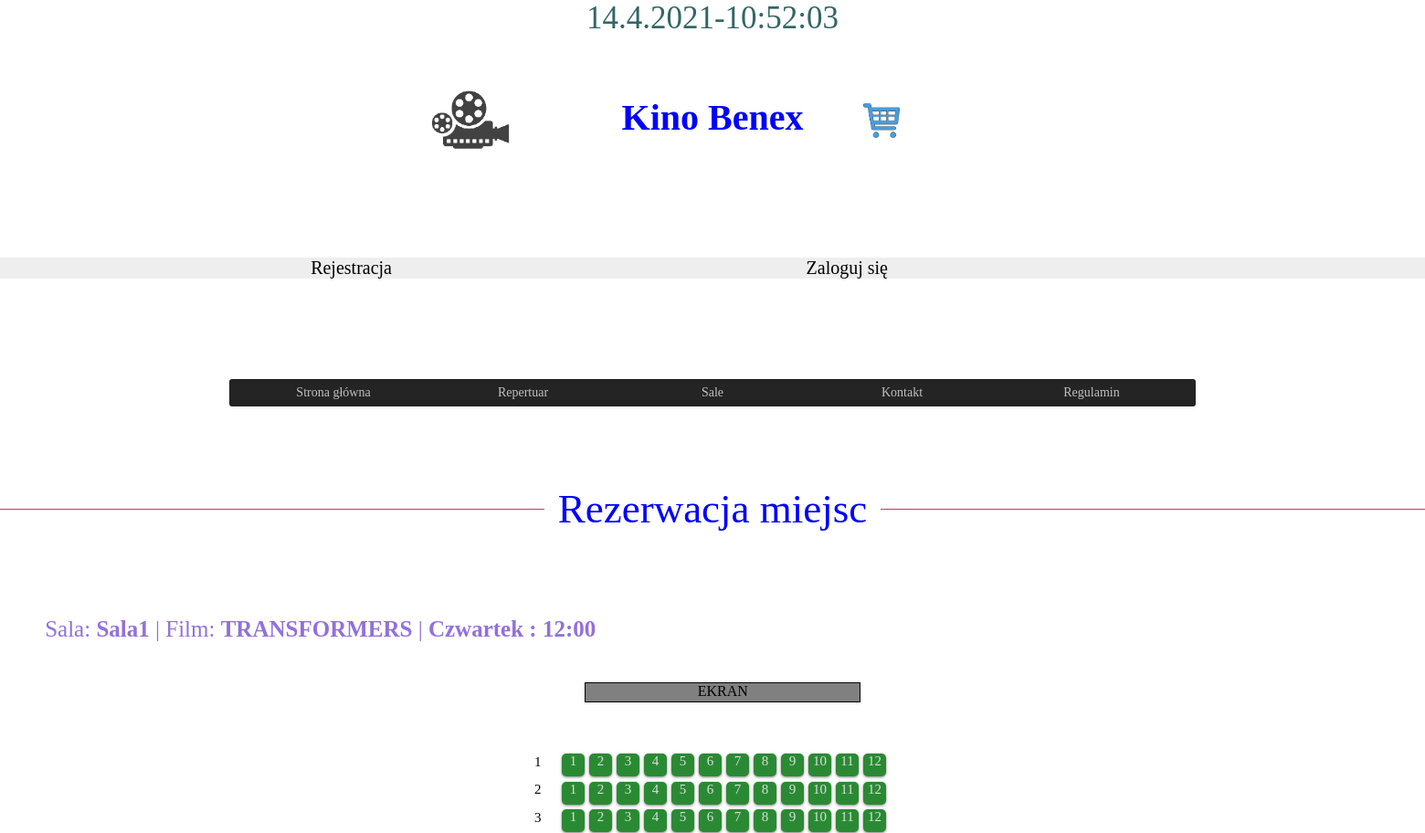
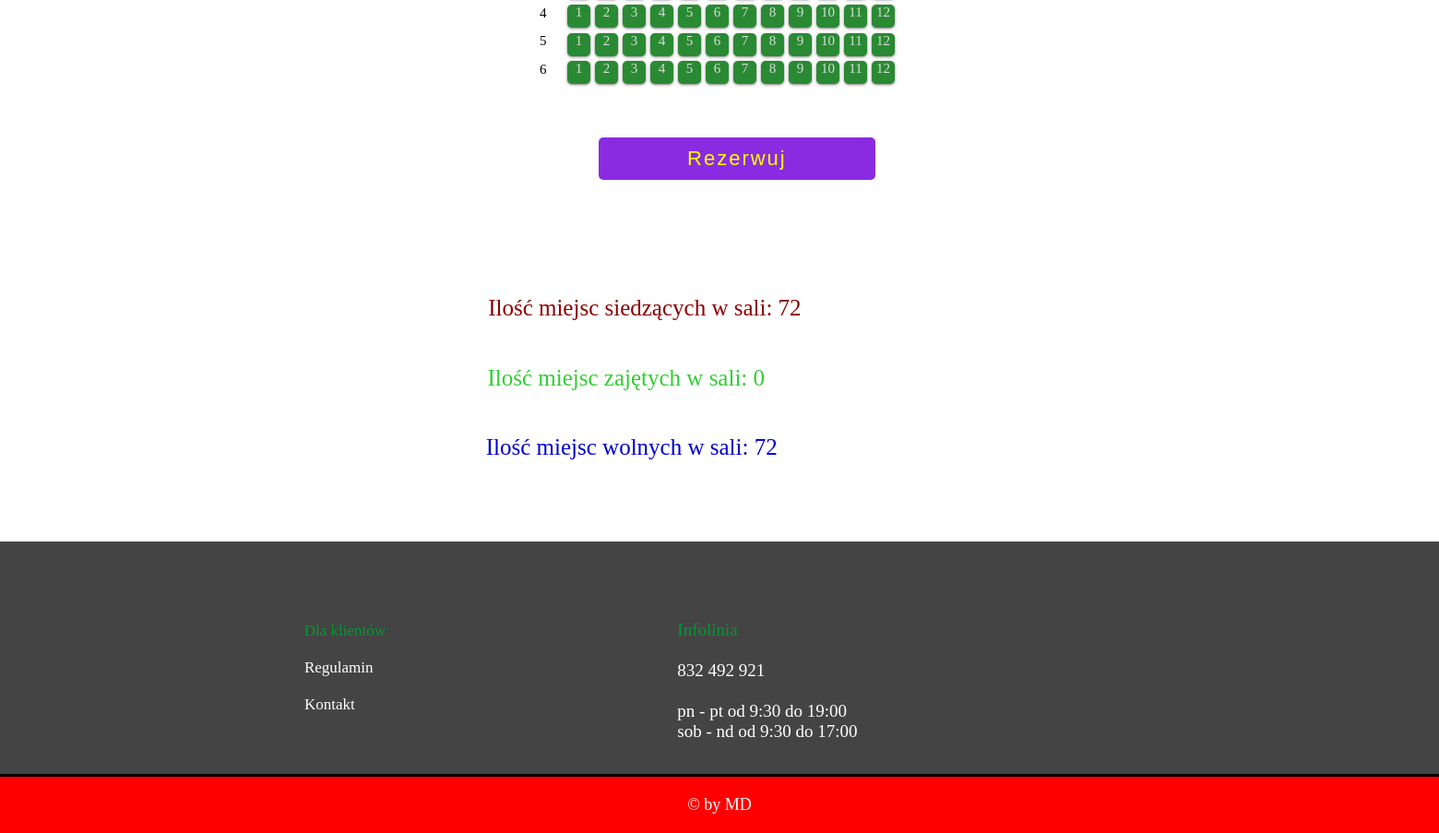
/wybor.php?id_seans=18, run on the app's committed database (2 pictures, top to bottom).
### tables this page shows
CREATE TABLE `sale` (
  `id` int(11) NOT NULL,
  `nazwa` varchar(15) NOT NULL,
  `rzedy` int(11) NOT NULL,
  `miejsca` int(11) NOT NULL
);

CREATE TABLE `seanse` (
  `id` int(11) NOT NULL,
  `nazwa` text NOT NULL,
  `url_zdjec` varchar(70) NOT NULL,
  `id_opisu_zdj` varchar(70) NOT NULL,
  `opis` text NOT NULL,
  `czas_trwania` text NOT NULL,
  `id_sala` int(11) NOT NULL,
  `cena` float NOT NULL,
  `since_day` date DEFAULT NULL
);

CREATE TABLE `godziny_seansu` (
  `id` int(11) NOT NULL,
  `id_seansu` int(11) DEFAULT NULL,
  `id_zapowiedzi` int(11) DEFAULT NULL,
  `day` int(11) NOT NULL,
  `time2` time NOT NULL
);

### wybor.php (the view, shortened to what this page needs)
<?php
include("connect.php");
?>
<!DOCTYPE html>
<html lang="pl">
<head>
<link href="style.css" rel="stylesheet" type="text/css" />
<link href="css/fontello.css" rel="stylesheet" type="text/css" />
<link rel="stylesheet" href="https://maxcdn.bootstrapcdn.com/font-awesome/4.5.0/css/font-awesome.min.css">
</head>
		<body onload="odliczanie();">
		<div id="zegar">
</div>
<header>
<div class="tytulik">
<h1> Kino Benex</h1>
			<a href="index.php"> <img class='logo' src="images/logo2.png" width='170' height'170'></a>
</div>
<div class="koszydiv">
		<a href="wyswietlanie_koszyka.php"> <div class='tooltip3'> <img class='koszyk' src="images/koszyk.jpg" width='40' height'40'></a>
		</div>
<br><br>
<div class="pasreje">
	<?php
	if(isset($id_uzytkownika)!="")
	{echo"<h888>";
		echo"Witaj ".$_SESSION['user']."";
		echo"</h888>";
		echo"<h889>";
			echo "Email:".$_SESSION['email'],"";
			echo"</h888>";
			echo'<li class="Wylogowanie"><a href="logout.php">Wyloguj się!</a></li>';
			if($id_uzytkownika!=5){
		echo'<li class="Konto"><a href="panel_uzytkownika.php">Twoje konto</a></li>';
			}
			else{
				echo'<li class="Konto"><a href="panel_admina.php">Panel admina</a></li>';
			}
	}
	else
      	{
		echo'<li class="Zakladanie"><a href="rejestracja.php">Rejestracja</a></li>';
		echo'<li class="Logowanie"><a href="logowanie.php">Zaloguj się</a></li>';
	 }
  ?>
	</header>
<?php
	$wynik = mysqli_query($link,"Select * from sale")
or die('Błąd zapytania');
	echo'<div id="kontener">';
	echo'<div class="nav">';
	echo'<ul id="menu">';
	echo'<li><a href="index.php">Strona główna</a></li>';
	echo'<li><a href="repertuar.php">Repertuar</a></li>';
	echo'<li><a>Sale</a>';
	if(mysqli_num_rows($wynik) > 0) {
while($r = mysqli_fetch_object($wynik)) {
$id=$r->id;
echo"<a style='text-decoration:none'   href='show_seans.php?seans_id=$id'>";
	echo'<li>'.$r->nazwa.'</a></li>';
}
	}
	echo'</ul></li>';
	echo'<li><a href="kontakt.php">Kontakt</a></li>';
	echo'<li><a href="regulamin.php">Regulamin</a></li>';
	echo'</div>';
	echo'</div>';
	?>
	<br><br><br>
		<div class="napisek">
	<h67>
	Rezerwacja miejsc</h67>
	</div>
	<?php
	function showSeans($id)
{
	global $link;
	$wyniki = mysqli_query($link,"Select * from godziny_seansu  where id=$id ")
or die('Błąd zapytania');
	if(mysqli_num_rows($wyniki) > 0)
	{
	while($r = mysqli_fetch_object($wyniki))
	{
	$ide_godz_seansu=$r->id;
	$ide_seansu=$r->id_seansu;
	$ide_czasu_seansu=$r->time2;
	$ide_czasu_seansu=substr($ide_czasu_seansu,0,strlen($ide_czasu_seansu)-3);
	$ide_dzien_seansu=$r->day;
	$day_array = array(1=>'Poniedziałek', 'Wtorek', 'Środa', 'Czwartek', 'Piątek', 'Sobota', 'Niedziela');
	$day_string=$day_array[$ide_dzien_seansu];
	$wyniki2 = mysqli_query($link,"select * from seanse where id =$ide_seansu")or die('Błąd zapytania');
	 while($re = mysqli_fetch_object($wyniki2)){
	$ide_sala=$re->id_sala;
	$ide_nazwa_filmu=$re->nazwa;
	$wyniki3 = mysqli_query($link,"select * from sale where id =$ide_sala")or die('Błąd zapytania');
	 while($ra = mysqli_fetch_object($wyniki3))
	{
	$ide_nazwa_sali=$ra->nazwa;
	$ide_rzedy=$ra->rzedy;
	$ide_miejsca=$ra->miejsca;
		echo'<div class="opis_rezerwacji">';
           echo"  Sala: <b>$ide_nazwa_sali</b>";
           echo"    | Film: <b>$ide_nazwa_filmu</b>";
           echo"  | <b>$day_string :</b>";
           echo"  <b>$ide_czasu_seansu</b>";
	  echo'</div>';
		  echo'<div class="sala">';
              echo'  <div id="ekran">EKRAN</div> ';
			  print '<form action="rezerwacja.php" method="post">';
			 for ($i = 1; $i <= $ide_rzedy; $i++){
			 print '<div id="lp">'.$i.'</div>';
			  for ($l = 1; $l <= $ide_miejsca; $l++){
						 $wyniki5 =mysqli_query($link,"select * from rezerwacja where rzad =$i and miejsce = $l and id_godziny_seansu =$ide_godz_seansu"  )or die('Błąd zapytania beka');
			 if(mysqli_num_rows($wyniki5) > 0){
                                print '<input class="btn2" type="checkbox" id="'.$i.$l.'" name="s[]" value="'.$i.'v'.$l.'" disabled><label for="'.$i.$l.'" title="Zarezerwowane"><span>'.$l.'</span></label>';
                              }
                               else{
                                 print '<input class="btn2"  type="checkbox" id="'.$i.$l.'"  name="s[]" value="'.$i.'v'.$l.'" /><label for="'.$i.$l.'"><span>'.$l.'</span></label>';
                               }
			 }
			 }
			 	echo"<div class='koszykt'>";
        echo"<div class='tooltip'> <input class='btn' type='submit'value='Rezerwuj' id='checkBtn'/>";
		echo"</form>";
		echo"</div>";
	 $k=0;
 echo'<div class="wolne_miejsca">';
 $ilosc_miejsc=$ide_rzedy*$ide_miejsca;
 $zajete_miejsca=$k;
 $wolne_miejsca=$ilosc_miejsc-$zajete_miejsca;
 echo'<h81>';
 echo"Ilość miejsc siedzących w sali: $ilosc_miejsc";
 echo'</h81>';
 echo'<h82>';
  echo"Ilość miejsc zajętych w sali: $zajete_miejsca";
  echo'</h82>';
  echo'<h83>';
   echo"Ilość miejsc wolnych w sali: $wolne_miejsca";
 echo'</h83>';
	echo'</div>';
	}
	 }
	}
	}
}
	if(isset($_GET['id_seans']))
{
	showSeans($_GET['id_seans']);
}
	?>
		<br><br><br><br><br><br><br><br>
		<br><br><br><br><br><br><br><br>
		<br><br><br><br><br><br><br><br>
<div class="info">
<h410>
<h5211 style="color:#009933;">Infolinia</h5211>
<br><br>
832 492 921
<br><br>
	pn - pt od 9:30 do 19:00
	<br>
	sob - nd od 9:30 do 17:00
</h410>
<h411>
Dla klientów
<br><br>
<a href="regulamin.php">Regulamin</a>
<br><br>
<a href="kontakt.php"> Kontakt</a>
</h411>
</div>
<div id="footer">
			&copy by MD
		</div>
</body>
</html>

### style.css (style rules this page uses)
body { background-size: 100%; background-attachment: fixed; margin:0 !important; }
#zegar { color: #336666; font-size: 35px; text-align: center; }
#footer { clear: both; color: white; text-align: center; padding: 20px; font-size: 18px; background-color:red; position: relative; top:1.9cm; }
.pasreje { font-size:20px; background-color:#EEEEEE; position: relative; top:-3cm; }
.Zakladanie { display:block; display:inline-block; text-decoration: none; list-style-type: none; position: relative; left:9cm; }
.Zakladanie a { text-decoration: none; color:black; }
.Logowanie { background-size:40%; display:block; display:inline-block; text-decoration: none; list-style-type: none; position: relative; left:21cm; }
.Logowanie a { text-decoration: none; color:black; }
.tytulik { font-size:20px; position: relative; top:1cm; background-size:5%; text-align:center; color:blue; }
.logo { position: relative;right:7cm; position: relative;top:-3.5cm; }
.nav { z-index: 2; }
.napisek { text-align:center; padding:1px; color:blue; font-size:45px; border-bottom: 1px solid #CC3366; margin-bottom: 30px; position: relative; z-index: 1; }
.napisek h67 { background: #fff; padding: 0 15px; position: relative; top: 27px; z-index: 1; }
#kontener { width: 100%; position: relative;top:-0.1cm; z-index: 2; text-align:center; }
#menu { z-index: 2;display: table; padding: 0 10px 0; margin: 0 auto; overflow: hidden; font-size: 14px; background: #242424; }
#menu li { z-index: 2;list-style-type: none; margin: 0 auto; float: left; }
#menu > li { float: left; width: 207.5px; height: 30px; z-index: 2; }
#menu li a { display: block; color: silver; text-decoration: none; padding: 7px 10px 7px;z-index: 2; }
#menu { border-radius: 3px;z-index: 2; }
input[type=submit] { width: 300px; background-color: #36b03c; font-size:20px; color: white; padding: 15px 10px; margin-top: 20px; border: none; border-radius: 5px; cursor: pointer; letter-spacing: 2px; outline: none; }
.info { padding:20px; background-color:#444444; position: relative; top:1.9cm; border-bottom-style: solid; clear: both; }
.info h410 { position: relative;left:18.9cm; position: relative; top:1.7cm; color:white; font-size:19px; }
.info h411 a { color:white; text-decoration:none; position: relative;left:5.3cm; }
.info h411 { position: relative;left:2.9cm; font-size:17px; color:#009933; position: relative; bottom:1.2cm; }
img.koszyk { transition: transform 0.3s; }
.koszydiv { position: relative;left:25cm; position: relative;bottom:5.4cm; }
.koszykt { position: relative;top:1.1cm; position: relative;left:0.5cm; }
input.btn { border: none; background: #8A2BE2 ; color: yellow; cursor: pointer; font-size: 22px; padding: 10px 14px; margin: 15px; transition: background 2s, color 2s; }
.tooltip3 { position: relative; display: inline-block; }
.tooltip { position: relative; display: inline-block; }
.opis_rezerwacji { font-size: 25px; position: relative; top:2.3cm; position: relative; left:1.3cm; color:#9370DB; }
#lp { width:25px; height:25px; font-size: 15px; text-align: left; margin: 5px 5px 0 0; display: inline-block; }
#ekran { width: 300px; height: 20px; background-color: gray; text-align: center; color: black; margin-left: auto; margin-right: auto; margin-bottom: 10px; margin-top: 10px; border: 1px solid black; position: relative; top:-1.1cm; position: relative; left:0.3cm; }
.sala { width: 600px; margin-left: auto; margin-right: auto; text-align: center; margin-bottom: 50px; position: relative; top:4.3cm; }
input.btn2 + label { color: #D8DFDC; text-align: center; }
input.btn2 + label span { display:inline-block; width:25px; height:25px; font-size: 15px; margin: 5px 5px 0 0; vertical-align: middle; background-color: #2A8A33; cursor:pointer; box-shadow: 0px 1px 3px rgba(0,0,0,0.5); border-radius: 20%; }
.wolne_miejsca { position: relative; top:7cm; }
.wolne_miejsca h82 { color:#32CD32; position: relative; top:2cm; font-size:25px; position: relative; left:5cm; }
.wolne_miejsca h83 { font-size:25px; position: relative; top:4cm; color:#0000CD; position: relative; right:3cm; }
.wolne_miejsca h81 { font-size:25px; color:#8B0000; position: relative; left:14cm; }

### data on the page
godziny_seansu: day "Czwartek", time2 "12:00"
seanse: nazwa "TRANSFORMERS"
sale: nazwa "Sala1", ilosc_miejsc "72", zajete_miejsca "0", wolne_miejsca "72"
